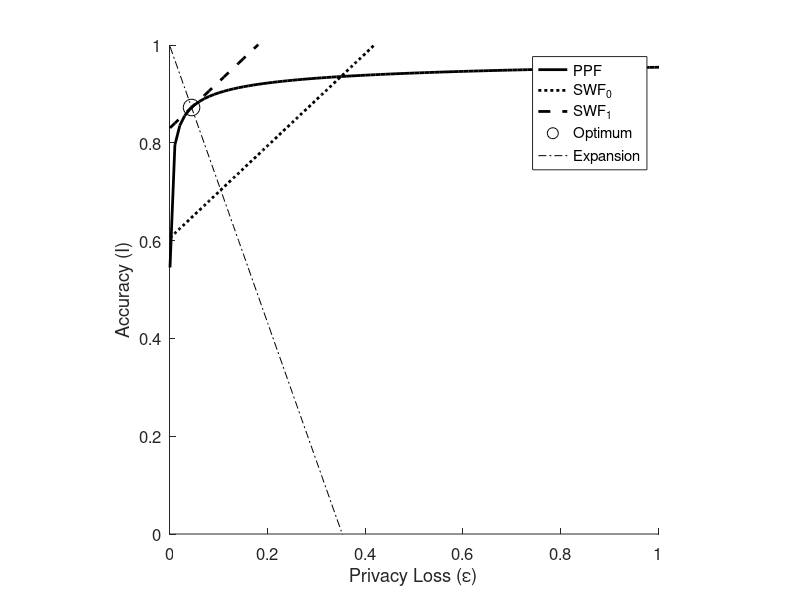
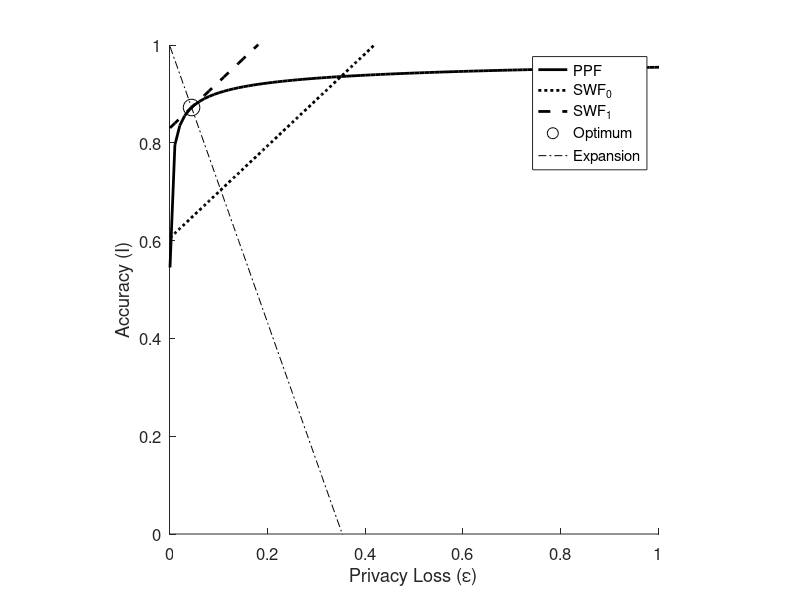

The MATLAB source for these figures, in order:
%plannersprob_income_MWEM.m
%Ian M. Schmutte
%2016 5 October
%schmutte@uga.edu
%
%From code archive for Abowd and Schmutte (2016) "Revisiting the Economics of Privacy: Population Statistics and Privacy as Public Goods"


try;
%parameters
	n = 242977154; %Estimate of the 2015 US population age 18+ and not in institutionalized group quarters based on ACS. For details, see $A/data/raw/population_estimates in this archive.
	chi = 800; %size of sample space. 1000 quantiles of the income distribution.
	k = 320400; %size of the set of allowable queries. constructed here as the number of possible choices of two points in the histogram to allow "less than or equal to" and "greater than" queries
    %see code for ACS model.

	SWF_alpha_int = .7; %intercept for another level set of the SWF
	sum_p = 2;
	ybar = 9;
	cov_y_gamma = 0.0154; %from analysis of CNSS. See text for details.
	cov_y_eta = 0.076;    %from analysis of CNSS. See text for details.

	T_star_const = (n/(10*log(k)))^(2/3)*log(chi)^(1/3);


%find solution and maximized welfare function. 
    b = 1/3;
	R = (1+cov_y_gamma)/(1+cov_y_eta);
	PPF_const = 3*(((10*log(k)*log(chi))/n)^(b)); %from solving MWEM iteration count at optimal T
	epsilon_best = (b*PPF_const/R)^(1/(b+1))
	alpha_best = PPF_const/(epsilon_best^b)
	I_best = 1-alpha_best
	format long
	T_best = T_star_const*epsilon_best^(2/3);
	fprintf('T_best=%d',T_best)
	

	welfare_best = n*(-sum_p+ybar-epsilon_best*(1+cov_y_gamma)+I_best*(1+cov_y_eta));
	welfare = n*(ybar-sum_p+(SWF_alpha_int/(1+cov_y_eta)));
	% welfare = n*(ybar-sum_p-(SWF_alpha_int/(1+cov_y_eta)));

%Calculate welfare loss from a 25 percent increase in alpha
	epsilon_dev = epsilon_best*0.5
	alpha_dev = PPF_const/(epsilon_dev^b)
	I_dev = 1-alpha_dev
	T_dev = T_star_const*epsilon_dev^(2/3)
	% alpha_dev = (alpha_best*1.25)
	% epsilon_dev = (PPF_const/alpha_dev)^(1/b)
	welfare_dev = n*(-sum_p+ybar-epsilon_dev*(1+cov_y_gamma)+I_dev*(1+cov_y_eta));

	welfare_change_avg = (welfare_dev - welfare_best)/n


%plotting
	epsilon_min=0.001; epsilon_max = 10; gridsize = 1000;
	stepsize = (epsilon_max-epsilon_min)/(gridsize-1);
	epsilon = (epsilon_min:stepsize:epsilon_max);
	T = T_star_const*epsilon.^(2/3);
	% plot(T)


	%PPF
	acc1 = PPF_const./(epsilon.^(b));
	I_1 = 1-acc1;
	%SWF
	I_2 = (welfare/n + sum_p - ybar+ epsilon*(1+cov_y_gamma))/(1+cov_y_eta);
	%SWF_best
	I_opt = (welfare_best/n + sum_p - ybar + epsilon*(1+cov_y_gamma))/(1+cov_y_eta);
	%Expansion Path
	expansion_path = -(1/b)*R*epsilon+1;

	figure(1);
	hold on;
	plot(epsilon,I_1,'-k','LineWidth',2);
	plot(epsilon,I_2,':k','LineWidth',2);
	plot(epsilon,I_opt,'--k','LineWidth',2);
	plot(epsilon_best, I_best, 'ko','MarkerSize',12);
	plot(epsilon,expansion_path,'-.k');
	legend('PPF','SWF_{0}','SWF_{1}','Optimum','Expansion')
	% annot = sprintf('$\\epsilon^{*}=%0.3f$\n$I^{*}=%0.3f$\n$W^{*}=%2.3f$', epsilon_best,I_best,welfare_best/n);
	% text('Interpreter','latex','Position',[epsilon_best-0.5 alpha_best-0.001],'String',annot,'EdgeColor','black');
		xlabel('Privacy Loss (\epsilon)','fontsize',12);ylabel('Accuracy (I)','fontsize',12);
	%	set(gca,'XDir','Reverse','YDir','Reverse') %if you want to make it `look like' a max problem
	%	title('Social Welfare Maximization');
	axis manual;
	xlim manual;
	ylim manual;
	xlim([0 1]);
	ylim([0 1]);
	axis square;
	set(gca,'FontSize',12);
	print('-f1','-deps','plannersprob_health');
	print('-f1','-djpeg','plannersprob_health');
	hold off;
clear all;
catch err; 
    err.message
    err.cause
    err.stack
   exit(1);
end
exit;